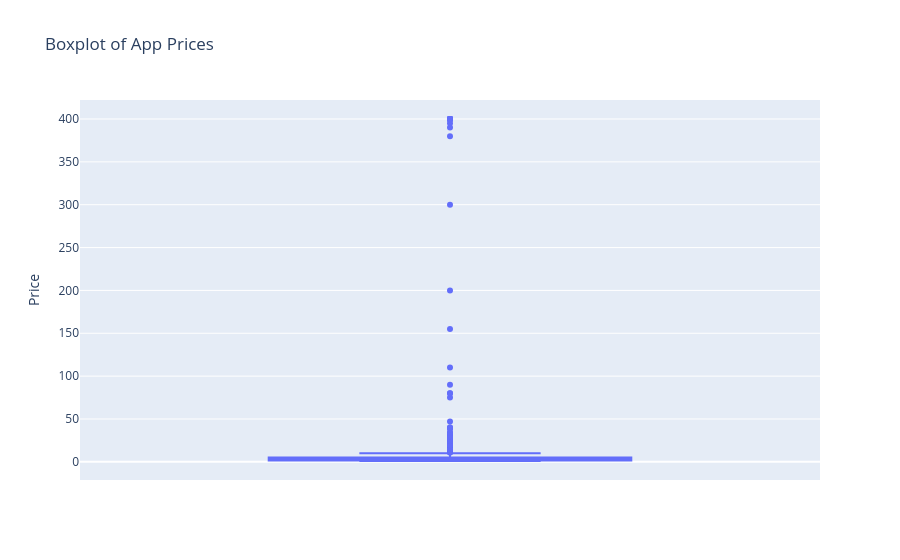

The notebook cell this image was saved under:
### Code cell
fig = px.box(
    paid_apps,
    y='Price',
    title="Boxplot of App Prices"
)

fig.show()

### Figure 1 — Plotly figure (JSON) as saved in the notebook; plotly's stock layout.template omitted (floating-point values rounded to 4 significant figures; data arrays with more than 128 entries replaced by an {"elided": "..."} marker saying what was removed)
{"data": [{"alignmentgroup": "True", "hovertemplate": "Price=%{y}<extra></extra>", "legendgroup": "", "marker": {"color": "#636efa"}, "name": "", "notched": false, "offsetgroup": "", "orientation": "v", "showlegend": false, "type": "box", "x0": " ", "xaxis": "x", "y": {"elided": "800 float values"}, "y0": " ", "yaxis": "y"}], "layout": {"boxmode": "group", "legend": {"tracegroupgap": 0}, "title": {"text": "Boxplot of App Prices"}, "xaxis": {"anchor": "y", "domain": [0, 1]}, "yaxis": {"anchor": "x", "domain": [0, 1], "title": {"text": "Price"}}}}
